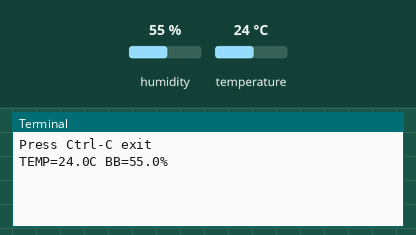
The program below on a simulated Raspberry Pi (BCM pin numbers). Parts: the last lines printed to the terminal. The test bench sets the inputs (shaded band); at power-on: humidity 55 %, temperature 24 °C.

Above: at 1.2 s.
1.3 s: humidity set to 22 %
At 11.8 s:
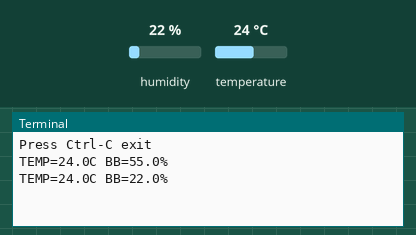
12.0 s: temperature set to 12 °C
At 22.1 s:
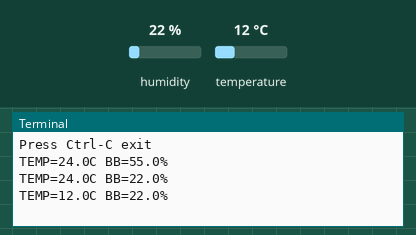
22.7 s: humidity set to 40 %
At 33.4 s:
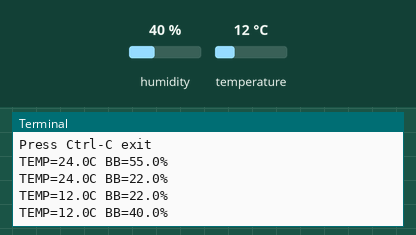
Timing chart, 0 to 34.9 s (numbered marks = the images above; inputs shaded):
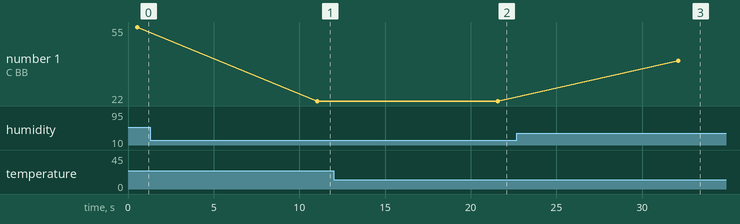

The program:

dht11.py
```python
import time
import Adafruit_DHT

GPIO_PIN = 4

try:
    print('Press Ctrl-C exit')
    while True:
        h, t = Adafruit_DHT.read_retry(Adafruit_DHT.DHT11, GPIO_PIN)
        if h is not None and t is not None:
            print('TEMP={0:0.1f}C BB={1:0.1f}%'.format(t, h))
        else:
            print('FAIL')
        time.sleep(10)
except KeyboardInterrupt:
    print('EXIT')
```

Measured:
- after the input at 1.3 s, the terminal: prints a new line after 9.8 s (image 1)
- after the input at 12.0 s, the terminal: prints a new line after 9.6 s (image 2)
- after the input at 22.7 s, the terminal: prints a new line after 9.4 s (image 3)
- plotted number 1: 55 → 22 after the input at 1.3 s, 22 → 40 after the input at 22.7 s
